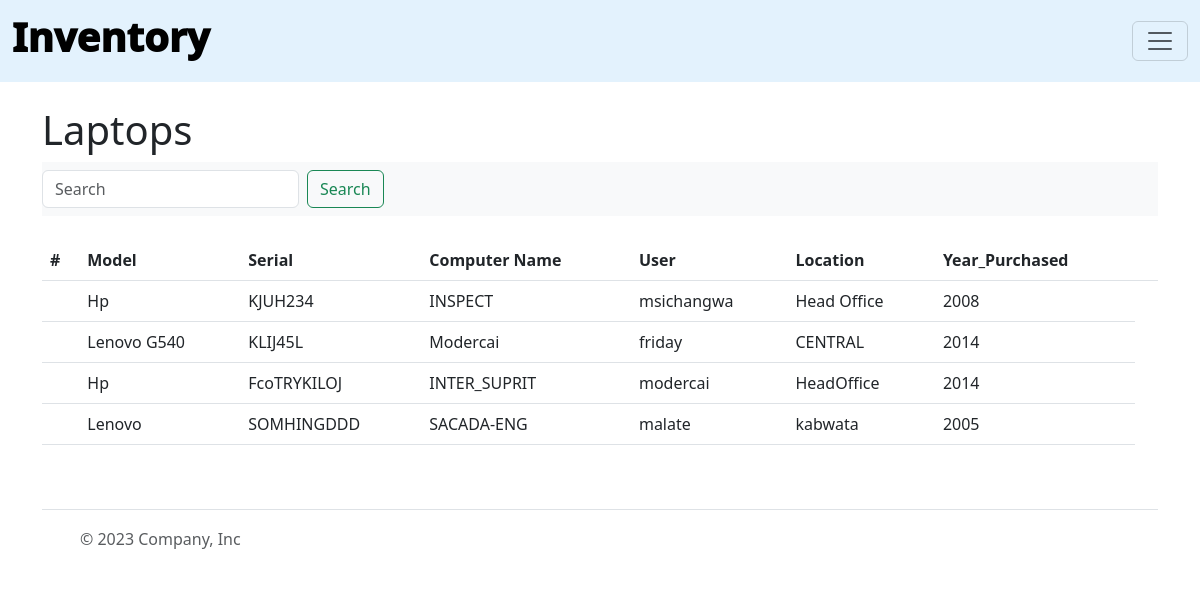
Page /laptops on the committed database.
### inventory/models.py (models this page shows, shortened)
class Laptop(models.Model):
    model = models.CharField(max_length=50,null=True,blank=True,)
    serialnumber = models.CharField(max_length=50,unique=True,null=True, blank=True)
    computer_name = models.CharField(max_length=50,null=True,blank=True,)
    user = models.CharField(max_length=50)
    location = models.CharField(max_length=50,null=True,blank=True,)
    year_purchased = models.CharField(null=True,max_length=4, blank=True)
    active = models.BooleanField(default=True)

### inventory/views.py (the view)
# urls.py: path('laptops',views.all_laptops,name='list-laptops'),
def all_laptops(request):
    laptop_list = Laptop.objects.all()
    return render(request,'inventory/laptops.html',{'laptop_list':laptop_list})

### inventory/templates/inventory/laptops.html (shortened to what this page needs)
{% extends 'inventory/base.html'%}
{%block content%}
<!DOCTYPE html>
<html lang="en">
<head>
</head>
<body>
    <h1>Laptops</h1>
    <nav class="navbar bg-body-tertiary">
      <form class="d-flex" role="search", method='POST', action="{% url 'search-laptops'%}">
        <input class="form-control me-2" type="search" placeholder="Search" aria-label="Search", name="searched_laptop" required>
        <button class="btn btn-outline-success" type="submit">Search</button>
      </form>
    </nav>
<table class="table table-hover">
    <thead>
      <tr>
        <th scope="col">#</th>
        <th scope="col">Model</th>
        <th scope="col">Serial</th>
        <th scope="col">Computer Name</th>
        <th scope="col">User</th>
        <th scope="col">Location</th>
        <th scope="col">Year_Purchased</th>
        <th scope="col"></th>
      </tr>
    </thead>
    {%if searched_laptop%}
    <h1>Search Results </h1>
    {% for laptop in laptops%}
    <tbody>
        <tr>
          <th scope="row"></th>
          <td>{{laptop.model}}</td>
          <td>{{laptop.serialnumber}}</td>
          <td>{{laptop.computer_name}}</td>
          <td>{{laptop.user}}</td>
          <td>{{laptop.location}}</td>
          <td>{{laptop.year_purchased}}</td>
        </tr>
      </tbody>
    {% endfor %}
    {% else %}
    {% for laptops in laptop_list%}
    <tbody>
        <tr>
          <th scope="row"></th>
          <td>{{laptops.model}}</td>
          <td>{{laptops.serialnumber}}</td>
          <td>{{laptops.computer_name}}</td>
          <td>{{laptops.user}}</td>
          <td>{{laptops.location}}</td>
          <td>{{laptops.year_purchased}}</td>
        </tr>
      </tbody>
    {% endfor %}
    {% endif %}
</table>
</body>
</html>
{%endblock%}

### rows in the picture
Laptop: model "Hp", serialnumber "KJUH234", computer_name "INSPECT", user "msichangwa", location "Head Office", year_purchased "2008"
Laptop: model "Lenovo G540", serialnumber "KLIJ45L", computer_name "Modercai", user "friday", location "CENTRAL", year_purchased "2014"
Laptop: model "Hp", serialnumber "FcoTRYKILOJ", computer_name "INTER_SUPRIT", user "modercai", location "HeadOffice", year_purchased "2014"
Laptop: model "Lenovo", serialnumber "SOMHINGDDD", computer_name "SACADA-ENG", user "malate", location "kabwata", year_purchased "2005"
